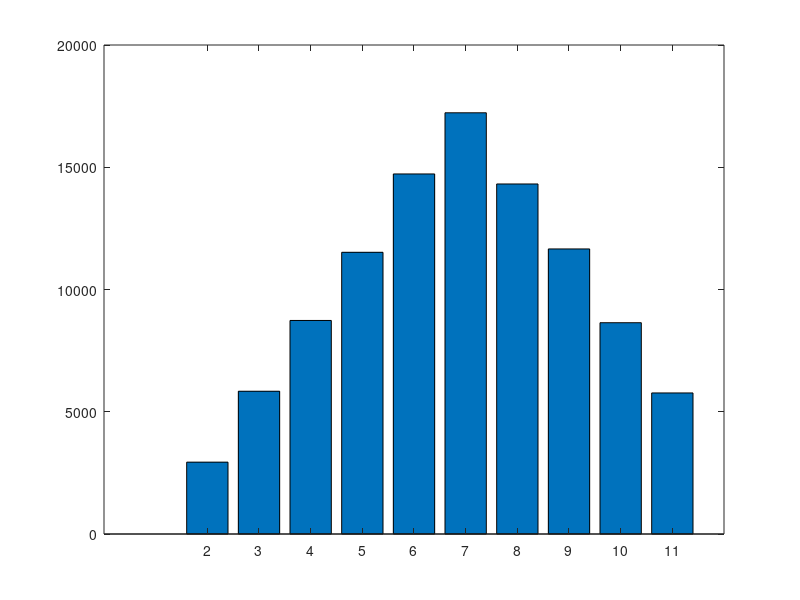
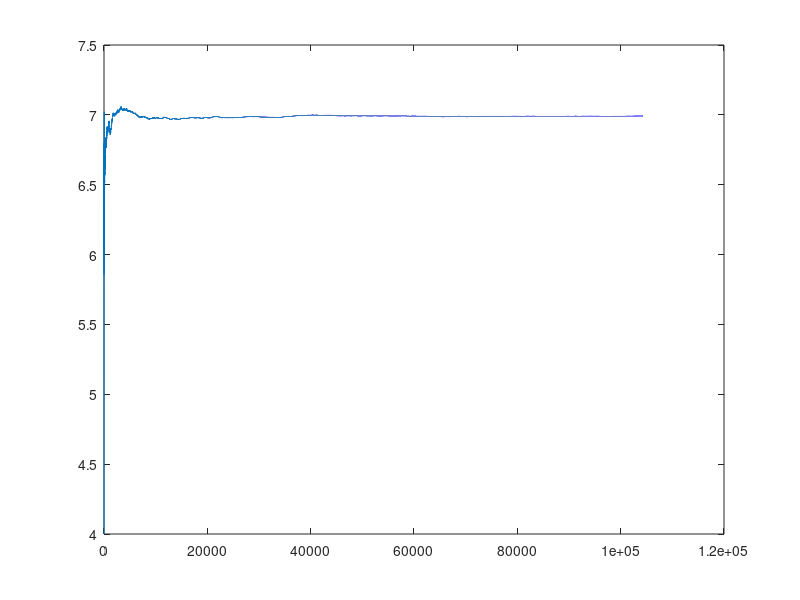

Write MATLAB code to recreate these figures, in order.
%Rafael Morgado , 104277 , P2 

%1

nmec=104277;
k=2+rem(nmec,3);

%k=2

%2

%2.1 c)

%2.2

n=100000;
x=2*rand(1,n)-1;
y=2*rand(1,n)-1;

countA=0;
for i=1:n
    if y(i)<sin(x(i)^2*pi/2) && y(i)>0
        countA=countA+1;
    end
end

PA=countA/n;

%P(A) = 0.2195

%3

%lançamento de 1 dado, dado é lançado k vezes, a soma do minimo e maximo é
%guardada

D=ceil(6*rand(k,nmec));

minimoD=min(D);
maximoD=max(D);
X=minimoD+maximoD;

mini=min(X);
maxi=max(X);

%A gama de valores de S será de 2 a 12

%4

e=[mini:maxi+1]-0.5;    

L=histc(X,e);        

nBins=10;       

bin=[mini:maxi];        

figure(1)
bar(bin(1:nBins),L(1:nBins));     %histograma

%5

media=zeros(1,nmec);
for i=1:nmec
    media(i)=mean(X(1:i));
end

figure(2)
plot(0:nmec-1,media)

%6

for a=1:nmec
   if (X(a) == 7)
       P(a) = X(a);
   end 
end
Pr =(sum(P)/sum(X))